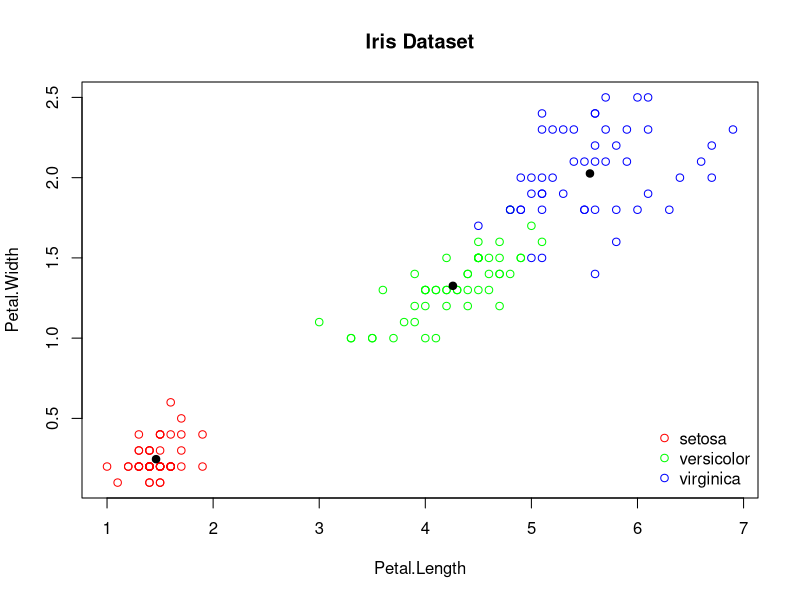

Write the R code that produced this figure.
# Plot a scatter plot of all the species in iris dataset with colors 
# Petal length v/s Petal width
# Setosa: red, Versicolor: green, Virginica: blue
# Ref: Plotting the Iris data https://t.ly/Ej35B
# Ref: R plot pch symbols https://t.ly/Bnq7E

scatter.plot <- function(df, x, y, group, cols, main, add.centroid=F){
  
  # Add a color column based on group
  df[,"colors"] <- sapply(df[[group]], function(sp) cols[[sp]])
  
  # Scatter plot by group 
  plot(df[[x]], df[[y]], col=df$colors, xlab=x, ylab=y, main=main)
  
  if (add.centroid){
    # Mean by group 
    df.grpmean <- aggregate(subset(df, select = c(x, y)), 
                            by = list(df$Species), mean)
    # Overlay centroid
    points(df.grpmean[[x]], df.grpmean[[y]], pch = 19)
  }
  
  legend("bottomright", 
         legend = names(cols), 
         col = unlist(cols),
         pch = 1, # Type of point symbol
         cex = 1, # Font size of legend
         bty = 'n') # legend box type
  
  
}

df <- iris
group <- "Species"
cols <- list(setosa="red", versicolor="green", virginica="blue")

scatter.plot(df=iris, x="Petal.Length", y="Petal.Width", 
             group="Species", 
             cols=list(setosa="red", 
                       versicolor="green", 
                       virginica="blue"),
             main="Iris Dataset",
             add.centroid = T)




